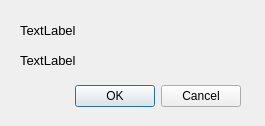
<?xml version="1.0" encoding="UTF-8"?>
<ui version="4.0">
 <class>AuthNotification</class>
 <widget class="QDialog" name="AuthNotification">
  <property name="geometry">
   <rect>
    <x>0</x>
    <y>0</y>
    <width>265</width>
    <height>126</height>
   </rect>
  </property>
  <property name="windowTitle">
   <string>Авторизация</string>
  </property>
  <widget class="QLabel" name="label">
   <property name="geometry">
    <rect>
     <x>20</x>
     <y>20</y>
     <width>231</width>
     <height>21</height>
    </rect>
   </property>
   <property name="font">
    <font>
     <pointsize>10</pointsize>
    </font>
   </property>
   <property name="text">
    <string>TextLabel</string>
   </property>
  </widget>
  <widget class="QLabel" name="label_2">
   <property name="geometry">
    <rect>
     <x>20</x>
     <y>50</y>
     <width>231</width>
     <height>21</height>
    </rect>
   </property>
   <property name="font">
    <font>
     <pointsize>10</pointsize>
    </font>
   </property>
   <property name="text">
    <string>TextLabel</string>
   </property>
  </widget>
  <widget class="QDialogButtonBox" name="buttonBox">
   <property name="enabled">
    <bool>true</bool>
   </property>
   <property name="geometry">
    <rect>
     <x>30</x>
     <y>80</y>
     <width>211</width>
     <height>32</height>
    </rect>
   </property>
   <property name="orientation">
    <enum>Qt::Horizontal</enum>
   </property>
   <property name="standardButtons">
    <set>QDialogButtonBox::Cancel|QDialogButtonBox::Ok</set>
   </property>
  </widget>
 </widget>
 <resources/>
 <connections/>
</ui>
